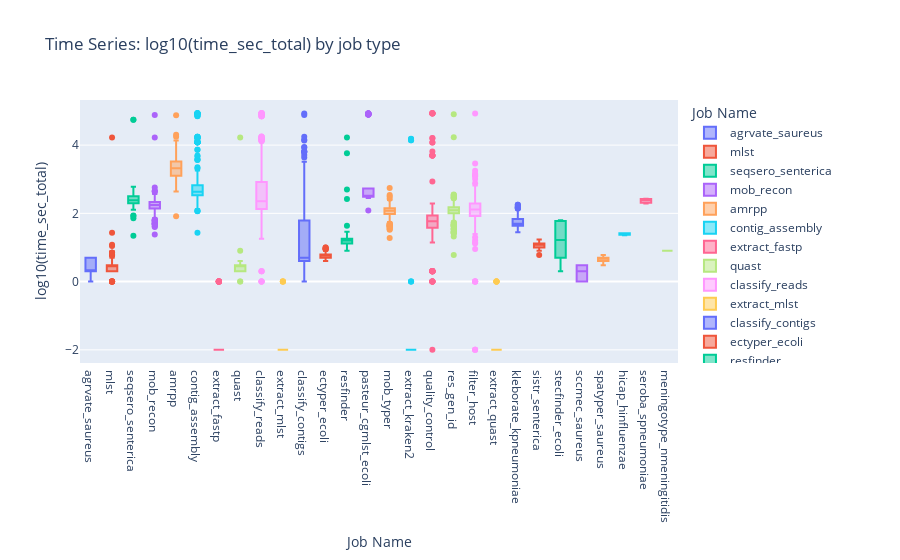

Source (notebook cell):
### Code cell
#exploring real runtime in seconds by job_name
df['time_sec_total'].replace(to_replace = 0, value = 0.01, inplace=True)
df['time_sec_total'] = np.log10(df['time_sec_total'])
fig = px.box(df[['job_name', 'time_sec_total']], x='job_name', y='time_sec_total', color='job_name', title='log10(Job run time) box plots by job type')

fig.update_layout(
    title='Time Series: log10(time_sec_total) by job type',
    xaxis_title="Job Name",
    yaxis_title="log10(time_sec_total)",
    legend_title="Job Name",
)

plotly.offline.iplot(fig)

### Figure 1 — Plotly figure (JSON) as saved in the notebook; plotly's stock layout.template omitted (floating-point values rounded to 4 significant figures; data arrays with more than 128 entries replaced by an {"elided": "..."} marker saying what was removed)
{"data": [{"alignmentgroup": "True", "hovertemplate": "job_name=%{x}<br>time_sec_total=%{y}<extra></extra>", "legendgroup": "agrvate_saureus", "marker": {"color": "#636efa"}, "name": "agrvate_saureus", "notched": false, "offsetgroup": "agrvate_saureus", "orientation": "v", "showlegend": true, "type": "box", "x": ["agrvate_saureus", "agrvate_saureus", "agrvate_saureus", "agrvate_saureus", "agrvate_saureus", "agrvate_saureus", "agrvate_saureus"], "x0": " ", "xaxis": "x", "y": [0.301, 0, 0.699, 0.301, 0.301, 0.699, 0.699], "y0": " ", "yaxis": "y"}, {"alignmentgroup": "True", "hovertemplate": "job_name=%{x}<br>time_sec_total=%{y}<extra></extra>", "legendgroup": "mlst", "marker": {"color": "#EF553B"}, "name": "mlst", "notched": false, "offsetgroup": "mlst", "orientation": "v", "showlegend": true, "type": "box", "x": {"elided": "255 str values"}, "x0": " ", "xaxis": "x", "y": {"elided": "255 float values"}, "y0": " ", "yaxis": "y"}, {"alignmentgroup": "True", "hovertemplate": "job_name=%{x}<br>time_sec_total=%{y}<extra></extra>", "legendgroup": "seqsero_senterica", "marker": {"color": "#00cc96"}, "name": "seqsero_senterica", "notched": false, "offsetgroup": "seqsero_senterica", "orientation": "v", "showlegend": true, "type": "box", "x": ["seqsero_senterica", "seqsero_senterica", "seqsero_senterica", "seqsero_senterica", "seqsero_senterica", "seqsero_senterica", "seqsero_senterica", "seqsero_senterica", "seqsero_senterica", "seqsero_senterica", "seqsero_senterica", "seqsero_senterica", "seqsero_senterica", "seqsero_senterica", "seqsero_senterica", "seqsero_senterica", "seqsero_senterica", "seqsero_senterica", "seqsero_senterica", "seqsero_senterica", "seqsero_senterica", "seqsero_senterica", "seqsero_senterica", "seqsero_senterica", "seqsero_senterica", "seqsero_senterica", "seqsero_senterica", "seqsero_senterica", "seqsero_senterica", "seqsero_senterica", "seqsero_senterica", "seqsero_senterica", "seqsero_senterica", "seqsero_senterica", "seqsero_senterica", "seqsero_senterica", "seqsero_senterica", "seqsero_senterica", "seqsero_senterica", "seqsero_senterica", "seqsero_senterica", "seqsero_senterica", "seqsero_senterica", "seqsero_senterica", "seqsero_senterica", "seqsero_senterica", "seqsero_senterica", "seqsero_senterica", "seqsero_senterica", "seqsero_senterica", "seqsero_senterica", "seqsero_senterica", "seqsero_senterica", "seqsero_senterica", "seqsero_senterica", "seqsero_senterica"], "x0": " ", "xaxis": "x", "y": [2.32, 2.524, 2.526, 2.67, 2.494, 2.386, 2.358, 2.455, 2.556, 2.301, 2.501, 2.253, 2.493, 2.294, 2.691, 2.407, 2.403, 2.38, 2.328, 2.364, 2.238, 2.322, 2.444, 2.782, 2.312, 2.462, 2.679, 2.107, 2.604, 2.373, 2.158, 2.246, 2.246, 1.94, 2.288, 1.857, 2.265, 2.442, 2.365, 1.919, 2.573, 2.461, 2.436, 2.483, 1.342, 2.365, 2.346, 2.47, 4.745, 2.703, 2.615, 2.42, 4.745, 2.332, 2.161, 2.373], "y0": " ", "yaxis": "y"}, {"alignmentgroup": "True", "hovertemplate": "job_name=%{x}<br>time_sec_total=%{y}<extra></extra>", "legendgroup": "mob_recon", "marker": {"color": "#ab63fa"}, "name": "mob_recon", "notched": false, "offsetgroup": "mob_recon", "orientation": "v", "showlegend": true, "type": "box", "x": {"elided": "256 str values"}, "x0": " ", "xaxis": "x", "y": {"elided": "256 float values"}, "y0": " ", "yaxis": "y"}, {"alignmentgroup": "True", "hovertemplate": "job_name=%{x}<br>time_sec_total=%{y}<extra></extra>", "legendgroup": "amrpp", "marker": {"color": "#FFA15A"}, "name": "amrpp", "notched": false, "offsetgroup": "amrpp", "orientation": "v", "showlegend": true, "type": "box", "x": {"elided": "233 str values"}, "x0": " ", "xaxis": "x", "y": {"elided": "233 float values"}, "y0": " ", "yaxis": "y"}, {"alignmentgroup": "True", "hovertemplate": "job_name=%{x}<br>time_sec_total=%{y}<extra></extra>", "legendgroup": "contig_assembly", "marker": {"color": "#19d3f3"}, "name": "contig_assembly", "notched": false, "offsetgroup": "contig_assembly", "orientation": "v", "showlegend": true, "type": "box", "x": {"elided": "313 str values"}, "x0": " ", "xaxis": "x", "y": {"elided": "313 float values"}, "y0": " ", "yaxis": "y"}, {"alignmentgroup": "True", "hovertemplate": "job_name=%{x}<br>time_sec_total=%{y}<extra></extra>", "legendgroup": "extract_fastp", "marker": {"color": "#FF6692"}, "name": "extract_fastp", "notched": false, "offsetgroup": "extract_fastp", "orientation": "v", "showlegend": true, "type": "box", "x": {"elided": "261 str values"}, "x0": " ", "xaxis": "x", "y": {"elided": "261 int values"}, "y0": " ", "yaxis": "y"}, {"alignmentgroup": "True", "hovertemplate": "job_name=%{x}<br>time_sec_total=%{y}<extra></extra>", "legendgroup": "quast", "marker": {"color": "#B6E880"}, "name": "quast", "notched": false, "offsetgroup": "quast", "orientation": "v", "showlegend": true, "type": "box", "x": {"elided": "255 str values"}, "x0": " ", "xaxis": "x", "y": {"elided": "255 float values"}, "y0": " ", "yaxis": "y"}, {"alignmentgroup": "True", "hovertemplate": "job_name=%{x}<br>time_sec_total=%{y}<extra></extra>", "legendgroup": "classify_reads", "marker": {"color": "#FF97FF"}, "name": "classify_reads", "notched": false, "offsetgroup": "classify_reads", "orientation": "v", "showlegend": true, "type": "box", "x": {"elided": "322 str values"}, "x0": " ", "xaxis": "x", "y": {"elided": "322 float values"}, "y0": " ", "yaxis": "y"}, {"alignmentgroup": "True", "hovertemplate": "job_name=%{x}<br>time_sec_total=%{y}<extra></extra>", "legendgroup": "extract_mlst", "marker": {"color": "#FECB52"}, "name": "extract_mlst", "notched": false, "offsetgroup": "extract_mlst", "orientation": "v", "showlegend": true, "type": "box", "x": {"elided": "261 str values"}, "x0": " ", "xaxis": "x", "y": {"elided": "261 int values"}, "y0": " ", "yaxis": "y"}, {"alignmentgroup": "True", "hovertemplate": "job_name=%{x}<br>time_sec_total=%{y}<extra></extra>", "legendgroup": "classify_contigs", "marker": {"color": "#636efa"}, "name": "classify_contigs", "notched": false, "offsetgroup": "classify_contigs", "orientation": "v", "showlegend": true, "type": "box", "x": {"elided": "266 str values"}, "x0": " ", "xaxis": "x", "y": {"elided": "266 float values"}, "y0": " ", "yaxis": "y"}, {"alignmentgroup": "True", "hovertemplate": "job_name=%{x}<br>time_sec_total=%{y}<extra></extra>", "legendgroup": "ectyper_ecoli", "marker": {"color": "#EF553B"}, "name": "ectyper_ecoli", "notched": false, "offsetgroup": "ectyper_ecoli", "orientation": "v", "showlegend": true, "type": "box", "x": ["ectyper_ecoli", "ectyper_ecoli", "ectyper_ecoli", "ectyper_ecoli", "ectyper_ecoli", "ectyper_ecoli", "ectyper_ecoli", "ectyper_ecoli", "ectyper_ecoli", "ectyper_ecoli", "ectyper_ecoli", "ectyper_ecoli", "ectyper_ecoli", "ectyper_ecoli", "ectyper_ecoli", "ectyper_ecoli", "ectyper_ecoli", "ectyper_ecoli", "ectyper_ecoli", "ectyper_ecoli", "ectyper_ecoli", "ectyper_ecoli", "ectyper_ecoli", "ectyper_ecoli", "ectyper_ecoli", "ectyper_ecoli", "ectyper_ecoli", "ectyper_ecoli", "ectyper_ecoli", "ectyper_ecoli", "ectyper_ecoli", "ectyper_ecoli", "ectyper_ecoli", "ectyper_ecoli", "ectyper_ecoli", "ectyper_ecoli", "ectyper_ecoli", "ectyper_ecoli", "ectyper_ecoli", "ectyper_ecoli", "ectyper_ecoli", "ectyper_ecoli", "ectyper_ecoli", "ectyper_ecoli", "ectyper_ecoli", "ectyper_ecoli", "ectyper_ecoli", "ectyper_ecoli", "ectyper_ecoli"], "x0": " ", "xaxis": "x", "y": [0.699, 0.8451, 0.7782, 0.9542, 0.699, 0.9542, 0.8451, 0.7782, 0.6021, 0.7782, 0.9542, 0.8451, 0.7782, 0.7782, 0.7782, 0.7782, 0.7782, 0.7782, 0.7782, 0.7782, 0.699, 0.7782, 0.699, 0.6021, 0.7782, 0.7782, 0.7782, 0.699, 0.8451, 0.7782, 0.699, 0.7782, 0.6021, 0.699, 0.7782, 0.7782, 0.7782, 0.7782, 0.7782, 0.7782, 0.9542, 0.699, 0.9031, 1, 1, 0.699, 0.6021, 0.6021, 0.8451], "y0": " ", "yaxis": "y"}, {"alignmentgroup": "True", "hovertemplate": "job_name=%{x}<br>time_sec_total=%{y}<extra></extra>", "legendgroup": "resfinder", "marker": {"color": "#00cc96"}, "name": "resfinder", "notched": false, "offsetgroup": "resfinder", "orientation": "v", "showlegend": true, "type": "box", "x": {"elided": "256 str values"}, "x0": " ", "xaxis": "x", "y": {"elided": "256 float values"}, "y0": " ", "yaxis": "y"}, {"alignmentgroup": "True", "hovertemplate": "job_name=%{x}<br>time_sec_total=%{y}<extra></extra>", "legendgroup": "pasteur_cgmlst_ecoli", "marker": {"color": "#ab63fa"}, "name": "pasteur_cgmlst_ecoli", "notched": false, "offsetgroup": "pasteur_cgmlst_ecoli", "orientation": "v", "showlegend": true, "type": "box", "x": ["pasteur_cgmlst_ecoli", "pasteur_cgmlst_ecoli", "pasteur_cgmlst_ecoli", "pasteur_cgmlst_ecoli", "pasteur_cgmlst_ecoli", "pasteur_cgmlst_ecoli", "pasteur_cgmlst_ecoli", "pasteur_cgmlst_ecoli", "pasteur_cgmlst_ecoli", "pasteur_cgmlst_ecoli", "pasteur_cgmlst_ecoli", "pasteur_cgmlst_ecoli", "pasteur_cgmlst_ecoli", "pasteur_cgmlst_ecoli", "pasteur_cgmlst_ecoli", "pasteur_cgmlst_ecoli", "pasteur_cgmlst_ecoli", "pasteur_cgmlst_ecoli", "pasteur_cgmlst_ecoli", "pasteur_cgmlst_ecoli", "pasteur_cgmlst_ecoli", "pasteur_cgmlst_ecoli", "pasteur_cgmlst_ecoli", "pasteur_cgmlst_ecoli", "pasteur_cgmlst_ecoli", "pasteur_cgmlst_ecoli", "pasteur_cgmlst_ecoli", "pasteur_cgmlst_ecoli", "pasteur_cgmlst_ecoli", "pasteur_cgmlst_ecoli", "pasteur_cgmlst_ecoli", "pasteur_cgmlst_ecoli", "pasteur_cgmlst_ecoli", "pasteur_cgmlst_ecoli", "pasteur_cgmlst_ecoli", "pasteur_cgmlst_ecoli", "pasteur_cgmlst_ecoli", "pasteur_cgmlst_ecoli", "pasteur_cgmlst_ecoli", "pasteur_cgmlst_ecoli", "pasteur_cgmlst_ecoli", "pasteur_cgmlst_ecoli", "pasteur_cgmlst_ecoli", "pasteur_cgmlst_ecoli", "pasteur_cgmlst_ecoli", "pasteur_cgmlst_ecoli", "pasteur_cgmlst_ecoli", "pasteur_cgmlst_ecoli", "pasteur_cgmlst_ecoli", "pasteur_cgmlst_ecoli", "pasteur_cgmlst_ecoli", "pasteur_cgmlst_ecoli", "pasteur_cgmlst_ecoli", "pasteur_cgmlst_ecoli", "pasteur_cgmlst_ecoli", "pasteur_cgmlst_ecoli", "pasteur_cgmlst_ecoli", "pasteur_cgmlst_ecoli", "pasteur_cgmlst_ecoli", "pasteur_cgmlst_ecoli", "pasteur_cgmlst_ecoli", "pasteur_cgmlst_ecoli", "pasteur_cgmlst_ecoli", "pasteur_cgmlst_ecoli", "pasteur_cgmlst_ecoli", "pasteur_cgmlst_ecoli", "pasteur_cgmlst_ecoli", "pasteur_cgmlst_ecoli", "pasteur_cgmlst_ecoli", "pasteur_cgmlst_ecoli", "pasteur_cgmlst_ecoli", "pasteur_cgmlst_ecoli", "pasteur_cgmlst_ecoli", "pasteur_cgmlst_ecoli"], "x0": " ", "xaxis": "x", "y": [2.502, 2.505, 2.505, 2.519, 2.461, 2.481, 4.9, 2.083, 2.476, 2.479, 4.925, 4.9, 4.926, 2.508, 2.464, 2.502, 2.504, 2.498, 4.9, 2.502, 2.47, 2.483, 2.496, 2.517, 2.516, 2.471, 2.577, 2.501, 2.486, 2.462, 2.486, 2.69, 2.471, 2.481, 2.484, 4.925, 2.486, 2.517, 2.517, 4.901, 2.462, 2.725, 2.494, 2.489, 4.901, 2.479, 2.45, 2.476, 4.926, 4.915, 2.553, 2.486, 2.513, 2.473, 2.524, 4.925, 2.605, 2.497, 2.695, 4.926, 2.601, 4.9, 2.5, 4.915, 4.9, 4.925, 2.497, 2.511, 4.901, 2.511, 2.655, 2.487, 4.901, 2.509], "y0": " ", "yaxis": "y"}, {"alignmentgroup": "True", "hovertemplate": "job_name=%{x}<br>time_sec_total=%{y}<extra></extra>", "legendgroup": "mob_typer", "marker": {"color": "#FFA15A"}, "name": "mob_typer", "notched": false, "offsetgroup": "mob_typer", "orientation": "v", "showlegend": true, "type": "box", "x": {"elided": "254 str values"}, "x0": " ", "xaxis": "x", "y": {"elided": "254 float values"}, "y0": " ", "yaxis": "y"}, {"alignmentgroup": "True", "hovertemplate": "job_name=%{x}<br>time_sec_total=%{y}<extra></extra>", "legendgroup": "extract_kraken2", "marker": {"color": "#19d3f3"}, "name": "extract_kraken2", "notched": false, "offsetgroup": "extract_kraken2", "orientation": "v", "showlegend": true, "type": "box", "x": {"elided": "266 str values"}, "x0": " ", "xaxis": "x", "y": {"elided": "266 float values"}, "y0": " ", "yaxis": "y"}, {"alignmentgroup": "True", "hovertemplate": "job_name=%{x}<br>time_sec_total=%{y}<extra></extra>", "legendgroup": "quality_control", "marker": {"color": "#FF6692"}, "name": "quality_control", "notched": false, "offsetgroup": "quality_control", "orientation": "v", "showlegend": true, "type": "box", "x": {"elided": "290 str values"}, "x0": " ", "xaxis": "x", "y": {"elided": "290 float values"}, "y0": " ", "yaxis": "y"}, {"alignmentgroup": "True", "hovertemplate": "job_name=%{x}<br>time_sec_total=%{y}<extra></extra>", "legendgroup": "res_gen_id", "marker": {"color": "#B6E880"}, "name": "res_gen_id", "notched": false, "offsetgroup": "res_gen_id", "orientation": "v", "showlegend": true, "type": "box", "x": {"elided": "256 str values"}, "x0": " ", "xaxis": "x", "y": {"elided": "256 float values"}, "y0": " ", "yaxis": "y"}, {"alignmentgroup": "True", "hovertemplate": "job_name=%{x}<br>time_sec_total=%{y}<extra></extra>", "legendgroup": "filter_host", "marker": {"color": "#FF97FF"}, "name": "filter_host", "notched": false, "offsetgroup": "filter_host", "orientation": "v", "showlegend": true, "type": "box", "x": {"elided": "272 str values"}, "x0": " ", "xaxis": "x", "y": {"elided": "272 float values"}, "y0": " ", "yaxis": "y"}, {"alignmentgroup": "True", "hovertemplate": "job_name=%{x}<br>time_sec_total=%{y}<extra></extra>", "legendgroup": "extract_quast", "marker": {"color": "#FECB52"}, "name": "extract_quast", "notched": false, "offsetgroup": "extract_quast", "orientation": "v", "showlegend": true, "type": "box", "x": {"elided": "260 str values"}, "x0": " ", "xaxis": "x", "y": {"elided": "260 int values"}, "y0": " ", "yaxis": "y"}, {"alignmentgroup": "True", "hovertemplate": "job_name=%{x}<br>time_sec_total=%{y}<extra></extra>", "legendgroup": "kleborate_kpneumoniae", "marker": {"color": "#636efa"}, "name": "kleborate_kpneumoniae", "notched": false, "offsetgroup": "kleborate_kpneumoniae", "orientation": "v", "showlegend": true, "type": "box", "x": ["kleborate_kpneumoniae", "kleborate_kpneumoniae", "kleborate_kpneumoniae", "kleborate_kpneumoniae", "kleborate_kpneumoniae", "kleborate_kpneumoniae", "kleborate_kpneumoniae", "kleborate_kpneumoniae", "kleborate_kpneumoniae", "kleborate_kpneumoniae", "kleborate_kpneumoniae", "kleborate_kpneumoniae", "kleborate_kpneumoniae", "kleborate_kpneumoniae", "kleborate_kpneumoniae", "kleborate_kpneumoniae", "kleborate_kpneumoniae", "kleborate_kpneumoniae", "kleborate_kpneumoniae", "kleborate_kpneumoniae", "kleborate_kpneumoniae", "kleborate_kpneumoniae", "kleborate_kpneumoniae", "kleborate_kpneumoniae", "kleborate_kpneumoniae", "kleborate_kpneumoniae", "kleborate_kpneumoniae", "kleborate_kpneumoniae", "kleborate_kpneumoniae", "kleborate_kpneumoniae", "kleborate_kpneumoniae", "kleborate_kpneumoniae", "kleborate_kpneumoniae", "kleborate_kpneumoniae", "kleborate_kpneumoniae", "kleborate_kpneumoniae", "kleborate_kpneumoniae", "kleborate_kpneumoniae", "kleborate_kpneumoniae", "kleborate_kpneumoniae", "kleborate_kpneumoniae", "kleborate_kpneumoniae", "kleborate_kpneumoniae", "kleborate_kpneumoniae", "kleborate_kpneumoniae", "kleborate_kpneumoniae", "kleborate_kpneumoniae", "kleborate_kpneumoniae", "kleborate_kpneumoniae", "kleborate_kpneumoniae", "kleborate_kpneumoniae", "kleborate_kpneumoniae", "kleborate_kpneumoniae", "kleborate_kpneumoniae", "kleborate_kpneumoniae", "kleborate_kpneumoniae", "kleborate_kpneumoniae", "kleborate_kpneumoniae", "kleborate_kpneumoniae", "kleborate_kpneumoniae", "kleborate_kpneumoniae", "kleborate_kpneumoniae", "kleborate_kpneumoniae", "kleborate_kpneumoniae", "kleborate_kpneumoniae", "kleborate_kpneumoniae", "kleborate_kpneumoniae", "kleborate_kpneumoniae", "kleborate_kpneumoniae", "kleborate_kpneumoniae", "kleborate_kpneumoniae", "kleborate_kpneumoniae", "kleborate_kpneumoniae", "kleborate_kpneumoniae", "kleborate_kpneumoniae", "kleborate_kpneumoniae", "kleborate_kpneumoniae", "kleborate_kpneumoniae", "kleborate_kpneumoniae", "kleborate_kpneumoniae", "kleborate_kpneumoniae", "kleborate_kpneumoniae", "kleborate_kpneumoniae", "kleborate_kpneumoniae", "kleborate_kpneumoniae", "kleborate_kpneumoniae", "kleborate_kpneumoniae", "kleborate_kpneumoniae", "kleborate_kpneumoniae", "kleborate_kpneumoniae", "kleborate_kpneumoniae", "kleborate_kpneumoniae", "kleborate_kpneumoniae", "kleborate_kpneumoniae", "kleborate_kpneumoniae", "kleborate_kpneumoniae", "kleborate_kpneumoniae", "kleborate_kpneumoniae", "kleborate_kpneumoniae", "kleborate_kpneumoniae", "kleborate_kpneumoniae"], "x0": " ", "xaxis": "x", "y": [2.164, 2.037, 1.544, 1.826, 1.544, 2.124, 2.193, 1.826, 2.097, 1.653, 1.748, 1.708, 1.531, 2.086, 1.643, 1.756, 1.633, 1.633, 1.672, 1.813, 1.708, 1.602, 1.519, 2.086, 1.732, 1.653, 1.699, 1.681, 1.544, 1.732, 1.663, 2.25, 2.143, 1.531, 2.143, 1.908, 1.681, 1.505, 1.591, 1.591, 1.74, 1.716, 1.771, 1.591, 1.826, 2.176, 1.447, 2.185, 1.58, 1.623, 1.556, 1.826, 1.531, 1.699, 1.748, 1.699, 1.82, 2.057, 1.756, 1.724, 1.74, 1.681, 1.826, 2.013, 1.82, 1.69, 1.477, 1.462, 1.633, 2.225, 1.672, 1.633, 2.111, 1.663, 1.681, 1.716, 1.544, 1.477, 1.833, 1.462, 1.663, 2.076, 2.253, 1.69, 1.845, 1.991, 1.568, 1.792, 1.699, 1.531, 1.672, 2.111, 2.072, 1.531, 1.839, 2.064, 1.633, 1.699, 1.681, 1.633, 1.699], "y0": " ", "yaxis": "y"}, {"alignmentgroup": "True", "hovertemplate": "job_name=%{x}<br>time_sec_total=%{y}<extra></extra>", "legendgroup": "sistr_senterica", "marker": {"color": "#EF553B"}, "name": "sistr_senterica", "notched": false, "offsetgroup": "sistr_senterica", "orientation": "v", "showlegend": true, "type": "box", "x": ["sistr_senterica", "sistr_senterica", "sistr_senterica", "sistr_senterica", "sistr_senterica", "sistr_senterica", "sistr_senterica", "sistr_senterica", "sistr_senterica", "sistr_senterica", "sistr_senterica", "sistr_senterica", "sistr_senterica", "sistr_senterica", "sistr_senterica", "sistr_senterica", "sistr_senterica", "sistr_senterica", "sistr_senterica", "sistr_senterica", "sistr_senterica", "sistr_senterica", "sistr_senterica", "sistr_senterica", "sistr_senterica", "sistr_senterica", "sistr_senterica", "sistr_senterica", "sistr_senterica", "sistr_senterica", "sistr_senterica", "sistr_senterica", "sistr_senterica", "sistr_senterica", "sistr_senterica", "sistr_senterica", "sistr_senterica", "sistr_senterica", "sistr_senterica", "sistr_senterica", "sistr_senterica", "sistr_senterica", "sistr_senterica", "sistr_senterica", "sistr_senterica", "sistr_senterica", "sistr_senterica", "sistr_senterica", "sistr_senterica", "sistr_senterica", "sistr_senterica", "sistr_senterica", "sistr_senterica", "sistr_senterica", "sistr_senterica"], "x0": " ", "xaxis": "x", "y": [1.176, 0.9031, 1, 1.079, 1.079, 1.114, 0.9542, 0.9542, 0.9542, 1.079, 1.176, 1.079, 0.9542, 1.041, 1.079, 1, 1.079, 0.9031, 1.079, 1.114, 1.114, 0.9542, 1.079, 0.9542, 1.146, 1.114, 1.114, 1.079, 0.7782, 1.176, 1.114, 0.9031, 0.9031, 1.146, 0.9542, 1.041, 1.114, 1, 1.23, 1.079, 1.079, 1.114, 1.079, 1.079, 1.079, 1, 1.176, 0.9542, 1.146, 1.079, 1.079, 1.079, 1.114, 1.079, 1.114], "y0": " ", "yaxis": "y"}, {"alignmentgroup": "True", "hovertemplate": "job_name=%{x}<br>time_sec_total=%{y}<extra></extra>", "legendgroup": "stecfinder_ecoli", "marker": {"color": "#00cc96"}, "name": "stecfinder_ecoli", "notched": false, "offsetgroup": "stecfinder_ecoli", "orientation": "v", "showlegend": true, "type": "box", "x": ["stecfinder_ecoli", "stecfinder_ecoli", "stecfinder_ecoli", "stecfinder_ecoli", "stecfinder_ecoli", "stecfinder_ecoli", "stecfinder_ecoli", "stecfinder_ecoli", "stecfinder_ecoli", "stecfinder_ecoli", "stecfinder_ecoli", "stecfinder_ecoli", "stecfinder_ecoli", "stecfinder_ecoli"], "x0": " ", "xaxis": "x", "y": [1.799, 0.699, 1.778, 1.748, 0.699, 0.699, 1.74, 1.799, 0.6021, 1.792, 0.699, 0.699, 1.756, 0.301], "y0": " ", "yaxis": "y"}, {"alignmentgroup": "True", "hovertemplate": "job_name=%{x}<br>time_sec_total=%{y}<extra></extra>", "legendgroup": "sccmec_saureus", "marker": {"color": "#ab63fa"}, "name": "sccmec_saureus", "notched": false, "offsetgroup": "sccmec_saureus", "orientation": "v", "showlegend": true, "type": "box", "x": ["sccmec_saureus", "sccmec_saureus", "sccmec_saureus", "sccmec_saureus", "sccmec_saureus", "sccmec_saureus", "sccmec_saureus"], "x0": " ", "xaxis": "x", "y": [0, 0.4771, 0.4771, 0, 0.4771, 0, 0.301], "y0": " ", "yaxis": "y"}, {"alignmentgroup": "True", "hovertemplate": "job_name=%{x}<br>time_sec_total=%{y}<extra></extra>", "legendgroup": "spatyper_saureus", "marker": {"color": "#FFA15A"}, "name": "spatyper_saureus", "notched": false, "offsetgroup": "spatyper_saureus", "orientation": "v", "showlegend": true, "type": "box", "x": ["spatyper_saureus", "spatyper_saureus", "spatyper_saureus", "spatyper_saureus", "spatyper_saureus", "spatyper_saureus", "spatyper_saureus"], "x0": " ", "xaxis": "x", "y": [0.6021, 0.7782, 0.4771, 0.699, 0.6021, 0.699, 0.699], "y0": " ", "yaxis": "y"}, {"alignmentgroup": "True", "hovertemplate": "job_name=%{x}<br>time_sec_total=%{y}<extra></extra>", "legendgroup": "hicap_hinfluenzae", "marker": {"color": "#19d3f3"}, "name": "hicap_hinfluenzae", "notched": false, "offsetgroup": "hicap_hinfluenzae", "orientation": "v", "showlegend": true, "type": "box", "x": ["hicap_hinfluenzae", "hicap_hinfluenzae", "hicap_hinfluenzae"], "x0": " ", "xaxis": "x", "y": [1.415, 1.415, 1.362], "y0": " ", "yaxis": "y"}, {"alignmentgroup": "True", "hovertemplate": "job_name=%{x}<br>time_sec_total=%{y}<extra></extra>", "legendgroup": "seroba_spneumoniae", "marker": {"color": "#FF6692"}, "name": "seroba_spneumoniae", "notched": false, "offsetgroup": "seroba_spneumoniae", "orientation": "v", "showlegend": true, "type": "box", "x": ["seroba_spneumoniae", "seroba_spneumoniae", "seroba_spneumoniae"], "x0": " ", "xaxis": "x", "y": [2.428, 2.391, 2.286], "y0": " ", "yaxis": "y"}, {"alignmentgroup": "True", "hovertemplate": "job_name=%{x}<br>time_sec_total=%{y}<extra></extra>", "legendgroup": "meningotype_nmeningitidis", "marker": {"color": "#B6E880"}, "name": "meningotype_nmeningitidis", "notched": false, "offsetgroup": "meningotype_nmeningitidis", "orientation": "v", "showlegend": true, "type": "box", "x": ["meningotype_nmeningitidis"], "x0": " ", "xaxis": "x", "y": [0.9031], "y0": " ", "yaxis": "y"}], "layout": {"boxmode": "overlay", "legend": {"title": {"text": "Job Name"}, "tracegroupgap": 0}, "title": {"text": "Time Series: log10(time_sec_total) by job type"}, "xaxis": {"anchor": "y", "categoryarray": ["agrvate_saureus", "mlst", "seqsero_senterica", "mob_recon", "amrpp", "contig_assembly", "extract_fastp", "quast", "classify_reads", "extract_mlst", "classify_contigs", "ectyper_ecoli", "resfinder", "pasteur_cgmlst_ecoli", "mob_typer", "extract_kraken2", "quality_control", "res_gen_id", "filter_host", "extract_quast", "kleborate_kpneumoniae", "sistr_senterica", "stecfinder_ecoli", "sccmec_saureus", "spatyper_saureus", "hicap_hinfluenzae", "seroba_spneumoniae", "meningotype_nmeningitidis"], "categoryorder": "array", "domain": [0, 1], "title": {"text": "Job Name"}}, "yaxis": {"anchor": "x", "domain": [0, 1], "title": {"text": "log10(time_sec_total)"}}}}
